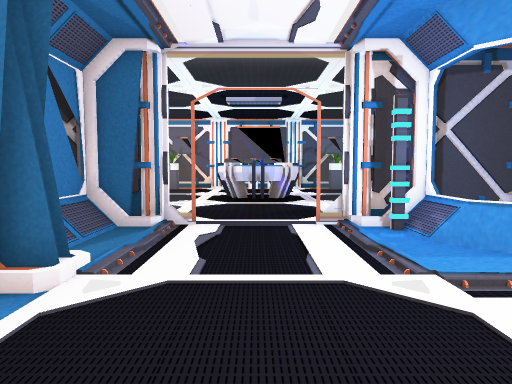
View 1 (above)

17 first-person views from a walk through a 3-D level made in the Unity game engine. The camera is 1.2 m above the floor, tilts 4° down and sees 70° across. Doors are open. The floor is counted in squares, 1 m on a side. Each view is taken from the middle of a square. On the plan, view 1 faces up. The plan holds only what a view shows up to about 15 squares ahead; the rest is blank. The place goes on beyond the plan. Some animated figures are not drawn. Some surface patterns are stand-ins.

View 2
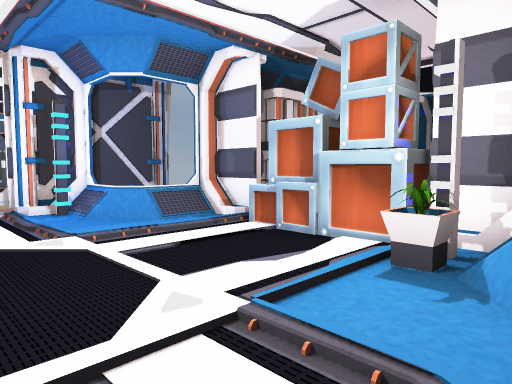

View 3
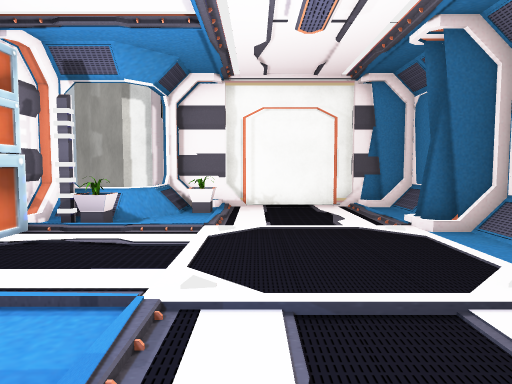

View 4
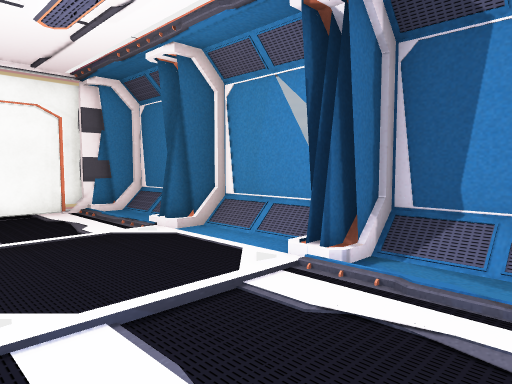

View 5
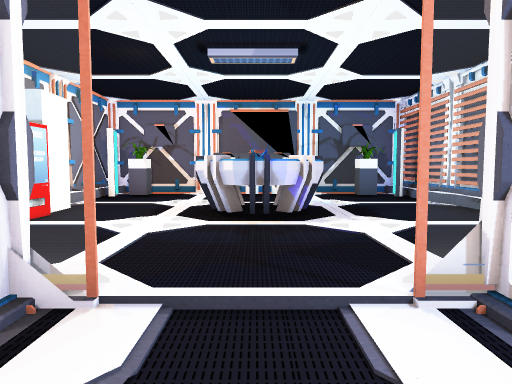

View 6
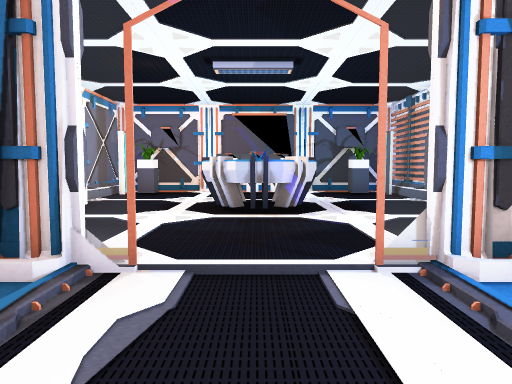

View 7
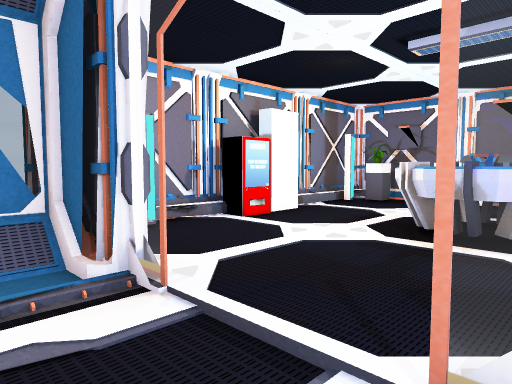

View 8
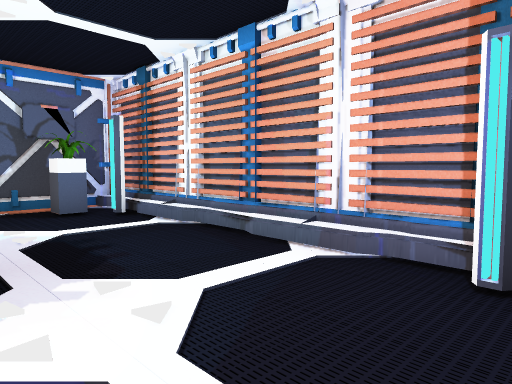

View 9
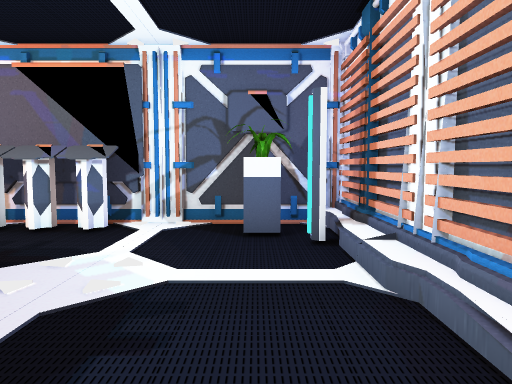

View 10
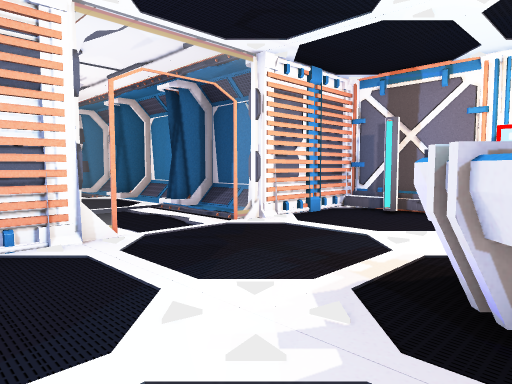

View 11
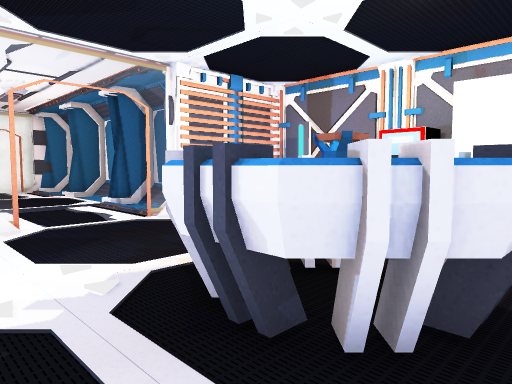

View 12
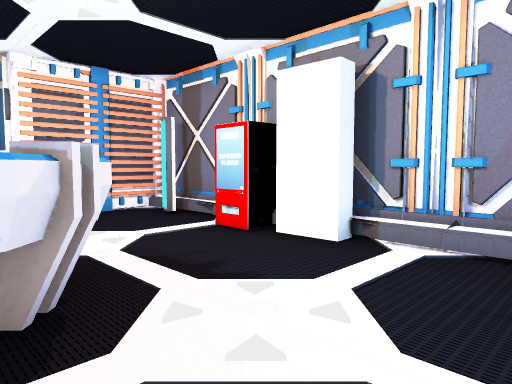

View 13
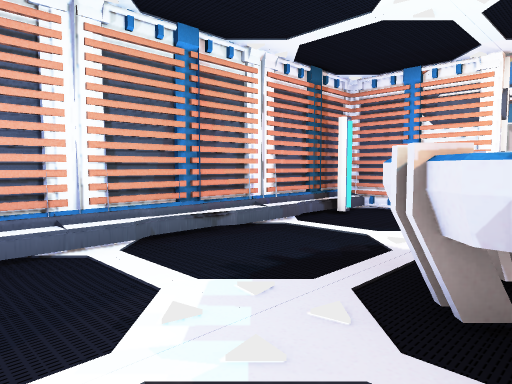

View 14
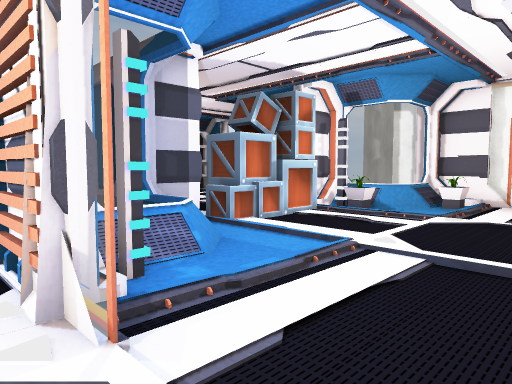

View 15
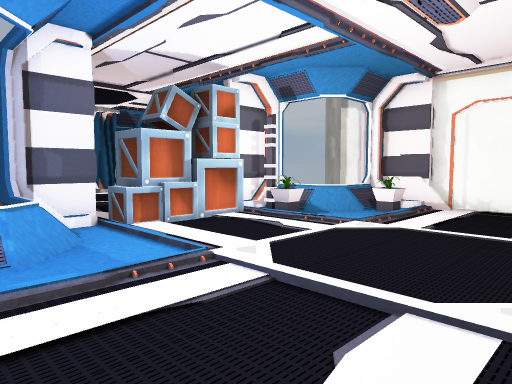

View 16
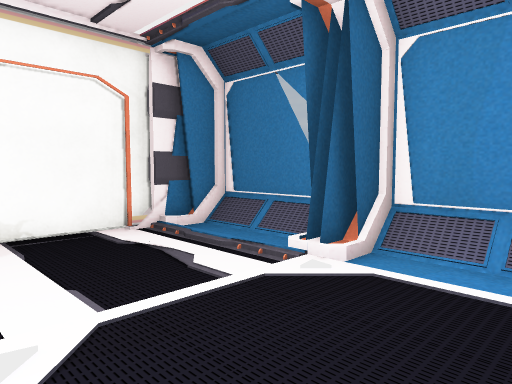

View 17
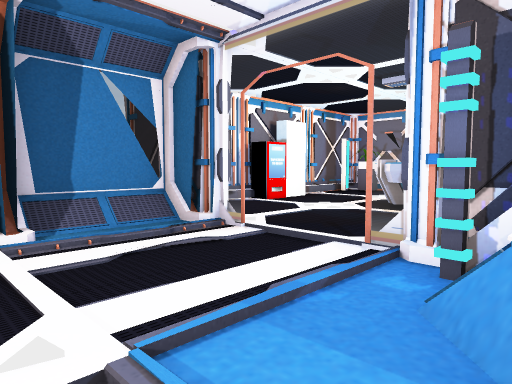

### Floor plan
Key: @ floor where view 1 was taken; # wall or solid block; x gap in a wall; . main floor; : floor 0.25 m higher than the main floor; / step, stairs or slope; = window, fence, low wall or low ledge; B battery; P plant; C console; O other object.
Columns run from 6 left of view 1 to 8 right of it. Each row starts with its distance up from view 1.
 20 #############
 19 #.P.CCCC..P.#
 18 ##.........##
 17 #...........#
 16 #.....O.....#
 15 ##...OOO....#
 14 ##...OOOO...#
 13 #O...OOO....#
 12 #O..........#
 11 #...........#
 10 ##.........##
  9 #...........#
  8 #####...#####
  7   =/.....#=##
  6   #/...../==##
  5   =/......//###
  4   ##:.......xB
  3   =/.......OO#
  2   #/.......OOO
  1   =/.......OOO
  0   ##:.@...PO#O
 -1   =/......###
 -2   #/....P/==#
 -3   =/...../=
 -4   ##########

Positions as (right, up) in squares from view 1, and headings:
1: (0, 0), facing up
2: (0, -2), facing up-right
3: (1, 7), facing down
4: (2, 7), facing down-left
5: (0, 5), facing up
6: (0, 4), facing up
7: (2, 6), facing up-left
8: (1, 9), facing up-right
9: (4, 12), facing up
10: (4, 14), facing down-left
11: (3, 16), facing down-left
12: (0, 18), facing down-left
13: (0, 18), facing down-right
14: (-1, 9), facing down-right
15: (-2, 7), facing down-right
16: (2, 3), facing down-left
17: (4, 3), facing up-left
